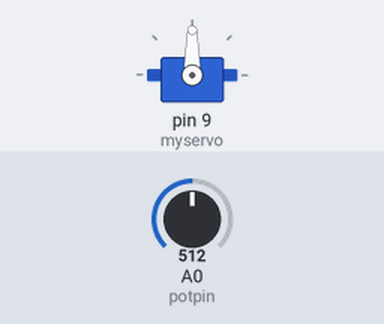
The sketch below on a simulated Arduino Uno, built with avr-gcc and run on an emulated ATmega328P. On the bench: servo. The inputs (shaded band) are chosen by the test bench; at power-on: A0 (potpin) = 512.

Above: at 1.2 s.
1.3 s: A0 (potpin) set to 716
At 2.1 s:
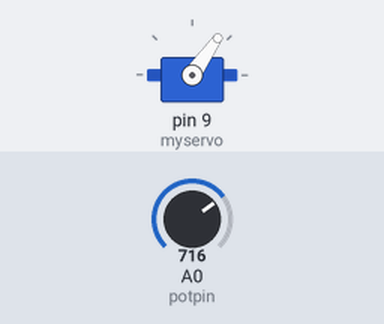
2.8 s: A0 (potpin) set to 900
At 4.0 s:
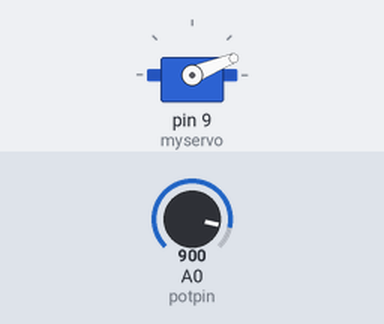
4.3 s: A0 (potpin) set to 1023
At 5.5 s:
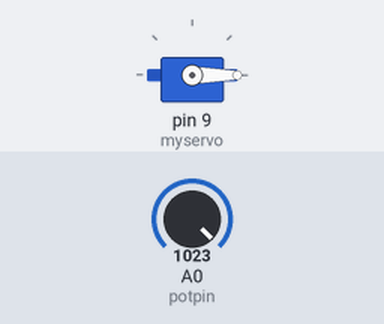
5.8 s: A0 (potpin) set to 306
At 6.4 s:
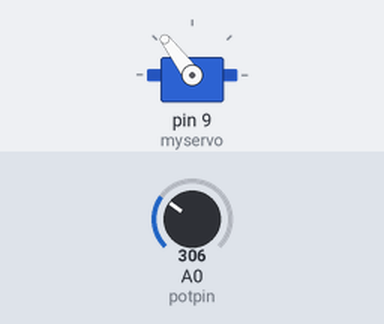
7.3 s: A0 (potpin) set to 122
At 7.9 s:
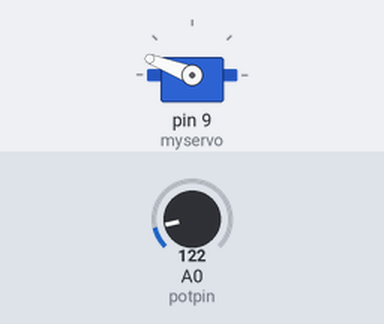
Timing chart, 0 to 9.8 s (numbered marks = the images above; inputs shaded):
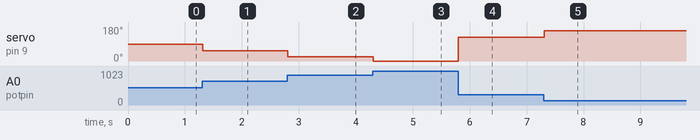

The sketch:

servomotor_Code.ino
```cpp
#include <Servo.h>

Servo myservo;

int potpin = A0;
int val;

void setup() {
  myservo.attach(9);
}

void loop() {
  val = analogRead(potpin);
  val= map(val, 0, 1023, 180, 0);
  myservo.write(val);
  delay(15);
}
```

Measured:
- after the input at 1.3 s, servo on pin 9 (myservo): 90° → 55° at once
- after the input at 2.8 s, servo on pin 9 (myservo): 55° → 22° at once
- after the input at 4.3 s, servo on pin 9 (myservo): 22° → 0° at once
- after the input at 5.8 s, servo on pin 9 (myservo): 0° → 127° at once
- after the input at 7.3 s, servo on pin 9 (myservo): 127° → 159° at once
